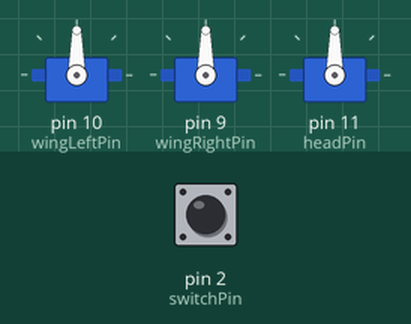
The program below on a simulated Arduino Uno, built with avr-gcc and run on an emulated ATmega328P. Parts: 3 × servo. The test bench sets the inputs (shaded band); at power-on: pin 2 (switchPin) HIGH.

Above: at 2.4 s.
2.5 s: pin 2 (switchPin) pulled LOW for 1 s
At 3.05 s:
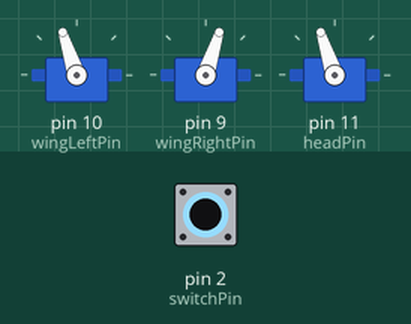
5.0 s: pin 2 (switchPin) pulled LOW for 3.2 s
At 6.17 s:
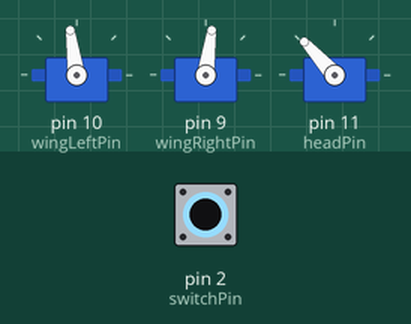
9.7 s: pin 2 (switchPin) driven LOW
At 11.17 s:
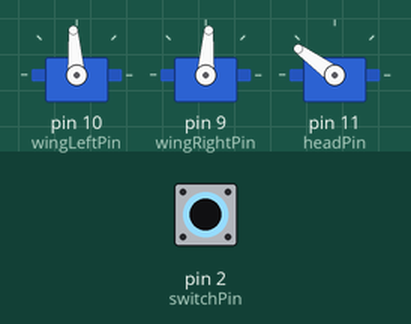
12.7 s: pin 2 (switchPin) driven HIGH
Timing chart, 0 to 15.2 s (numbered marks = the images above; inputs shaded):
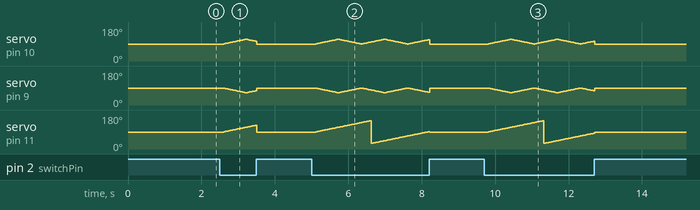

Measured:
- after the input at 2.5 s, servo on pin 10 (wingLeftPin): rises from 90° to 115° in 0.61 s, then falls to 90° in 0.30 s; servo on pin 11 (headPin): rises from 90° to 126° in 0.88 s, then falls to 90° in 0.03 s

The program:

main.cpp
```cpp
#include <Servo.h>

// Pins
const int wingLeftPin = 10;    // Left wing
const int wingRightPin = 9;    // Right wing
const int headPin = 11;        // Head
const int switchPin = 2;       // Toggle switch

// Movement Settings
const int moveSpeed = 25;      // Same speed for wings and head (ms)
const int wingFlapRange = 25;  // 25° wing range
const int headMin = 30, headMax = 150; // Head range

Servo wingLeft, wingRight, head;
int wingPos = 90;              // Current wing position
int headPos = 90;              // Current head position
bool movingOutward = true;     // Wing direction flag

void setup() {
  pinMode(switchPin, INPUT_PULLUP);

  // Extended pulse range
  wingLeft.attach(wingLeftPin, 500, 2500);
  wingRight.attach(wingRightPin, 500, 2500);
  head.attach(headPin, 500, 2500);

  centerAll();
  delay(1000);
}

void loop() {
  if (digitalRead(switchPin) == LOW) {
    moveAll(); // Simultaneous movement
  } else {
    centerAll();
  }
}

void moveAll() {
  // Update wing position
  if (movingOutward) {
    wingPos++;
    if (wingPos >= 90 + wingFlapRange) movingOutward = false;
  } else {
    wingPos--;
    if (wingPos <= 90) movingOutward = true;
  }

  // Update head position (continuous sweep)
  headPos++;
  if (headPos > headMax) headPos = headMin;

  // Write all positions
  wingLeft.write(wingPos);
  wingRight.write(180 - wingPos);
  head.write(headPos);

  delay(moveSpeed); // Unified speed control
}

void centerAll() {
  wingLeft.write(90);
  wingRight.write(90);
  head.write(90);
  wingPos = 90;
  headPos = 90;
  movingOutward = true;
  delay(200);
}
```
